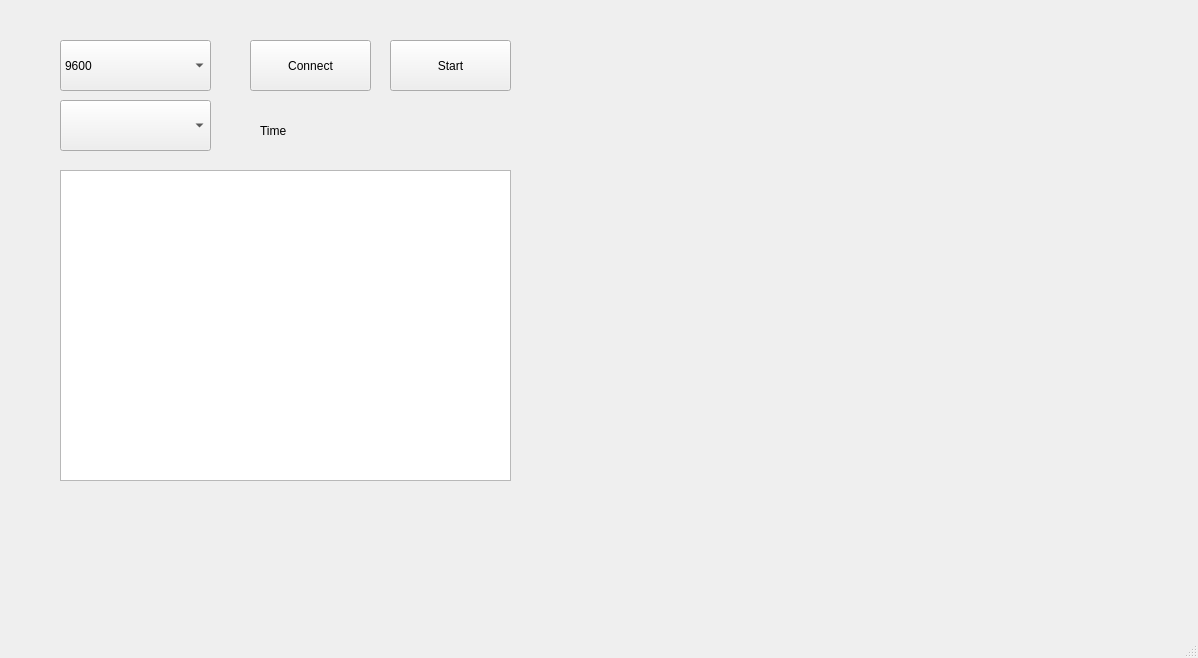
<?xml version="1.0" encoding="UTF-8"?>
<ui version="4.0">
 <class>MainWindow</class>
 <widget class="QMainWindow" name="MainWindow">
  <property name="geometry">
   <rect>
    <x>0</x>
    <y>0</y>
    <width>1198</width>
    <height>658</height>
   </rect>
  </property>
  <property name="windowTitle">
   <string>MainWindow</string>
  </property>
  <widget class="QWidget" name="centralwidget">
   <widget class="QComboBox" name="comboBaudRate">
    <property name="geometry">
     <rect>
      <x>60</x>
      <y>40</y>
      <width>151</width>
      <height>51</height>
     </rect>
    </property>
    <item>
     <property name="text">
      <string>9600</string>
     </property>
    </item>
    <item>
     <property name="text">
      <string>115200</string>
     </property>
    </item>
   </widget>
   <widget class="QPushButton" name="btnConnect">
    <property name="geometry">
     <rect>
      <x>250</x>
      <y>40</y>
      <width>121</width>
      <height>51</height>
     </rect>
    </property>
    <property name="text">
     <string>Connect</string>
    </property>
   </widget>
   <widget class="QPushButton" name="btnStartTest">
    <property name="geometry">
     <rect>
      <x>390</x>
      <y>40</y>
      <width>121</width>
      <height>51</height>
     </rect>
    </property>
    <property name="text">
     <string>Start</string>
    </property>
   </widget>
   <widget class="QTextEdit" name="textLog">
    <property name="geometry">
     <rect>
      <x>60</x>
      <y>170</y>
      <width>451</width>
      <height>311</height>
     </rect>
    </property>
   </widget>
   <widget class="QLabel" name="lblTime">
    <property name="geometry">
     <rect>
      <x>260</x>
      <y>110</y>
      <width>231</width>
      <height>41</height>
     </rect>
    </property>
    <property name="text">
     <string>Time</string>
    </property>
   </widget>
   <widget class="QComboBox" name="comboPort">
    <property name="geometry">
     <rect>
      <x>60</x>
      <y>100</y>
      <width>151</width>
      <height>51</height>
     </rect>
    </property>
   </widget>
  </widget>
  <widget class="QMenuBar" name="menubar">
   <property name="geometry">
    <rect>
     <x>0</x>
     <y>0</y>
     <width>1198</width>
     <height>26</height>
    </rect>
   </property>
  </widget>
  <widget class="QStatusBar" name="statusbar"/>
 </widget>
 <resources/>
 <connections/>
</ui>
